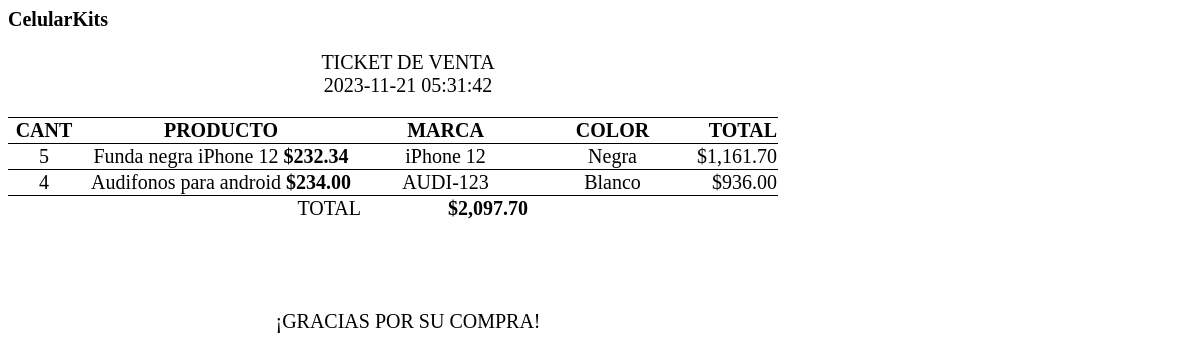
/imprimirTicket.php?id=3, run on the app's committed database.
### tables this page shows
CREATE TABLE `ventas` (
  `id` bigint(20) UNSIGNED NOT NULL,
  `fecha` datetime NOT NULL,
  `total` decimal(7,2) DEFAULT NULL
);

CREATE TABLE `productos_vendidos` (
  `id` bigint(20) UNSIGNED NOT NULL,
  `id_producto` bigint(20) UNSIGNED NOT NULL,
  `cantidad` bigint(20) UNSIGNED NOT NULL,
  `id_venta` bigint(20) UNSIGNED NOT NULL
);

CREATE TABLE `productos` (
  `id` bigint(20) UNSIGNED NOT NULL,
  `nombre` varchar(50) NOT NULL,
  `marca` varchar(50) NOT NULL,
  `codigo` varchar(255) NOT NULL,
  `color` varchar(50) NOT NULL,
  `categoria` varchar(255) NOT NULL,
  `precio` decimal(10,2) NOT NULL,
  `calidad` varchar(50) NOT NULL,
  `existencia` decimal(5,2) NOT NULL
);

### imprimirTicket.php (the view, shortened to what this page needs)
<?php
$id = $_GET["id"];
include_once "base_de_datos.php";
$sentencia = $base_de_datos->prepare("SELECT id, fecha, total FROM ventas WHERE id = ?");
$sentencia->execute([$id]);
$venta = $sentencia->fetchObject();
$sentenciaProductos = $base_de_datos->prepare("SELECT p.codigo, p.nombre, p.marca, p.color, p.precio, pv.cantidad
FROM productos p
INNER JOIN
productos_vendidos pv
ON p.id = pv.id_producto
WHERE pv.id_venta = ?");
$sentenciaProductos->execute([$id]);
$productos = $sentenciaProductos->fetchAll();
?>
<body>
    <div class="ticket">
        <h2>CelularKits</h2>
        <p class="centrado">TICKET DE VENTA
            <br><?php echo $venta->fecha; ?>
        </p>
        <table>
            <thead>
                <tr>
                    <th class="cantidad">CANT</th>
                    <th class="nom">PRODUCTO</th>
                    <th class="producto">MARCA</th>
                    <th class="producto">COLOR</th>
                    <th class="precio">TOTAL</th>
                </tr>
            </thead>
            <tbody>
                <?php
                $total = 0;
                foreach ($productos as $producto) {
                    $subtotal = $producto->precio * $producto->cantidad;
                    $total += $subtotal;
                ?>
                    <tr>
                        <td class="cantidad" style="text-align:center;"><?php echo $producto->cantidad;  ?></td>
                        <td class="nom" style="text-align:center;"><?php echo $producto->nombre;  ?> <strong>$<?php echo number_format($producto->precio, 2) ?></strong></td>
                        <td class="producto" style="text-align:center;"><?php echo $producto->marca;  ?></td>
                        <td class="producto" style="text-align:center;"><?php echo $producto->color;  ?></td>
                        <td class="precio">$<?php echo number_format($subtotal, 2)  ?></td>
                    </tr>
                <?php } ?>
                <tr>
                    <td colspan="2" style="text-align: right;">TOTAL</td>
                    <td class="precio">
                        <strong>$<?php echo number_format($total, 2) ?></strong>
                    </td>
                </tr>
            </tbody>
        </table>
        <br><br><br>
        <p class="centrado">¡GRACIAS POR SU COMPRA!
        </p>
    </div>
</body>

### imprimirTicket.php (style rules this page uses)
* { font-size: 20px; font-family: 'Times New Roman'; }
td, th, tr, table { border-top: 1px solid black; border-collapse: collapse; }
td.producto, th.producto { width: 165px; }
td.nom, th.nom { width: 280px; }
td.cantidad, th.cantidad { width: 70px; }
td.precio, th.precio { width: 50px; text-align: right; }
.centrado { text-align: center; align-content: center; }
.ticket { width: 800px; max-width: 800px; }

### data on the page
ventas: fecha "2023-11-21 05:31:42"
productos_vendidos: cantidad "5", id_producto.nombre "Funda negra iPhone 12", id_producto.precio "232.34", id_producto.marca "iPhone 12", id_producto.color "Negra", subtotal "1,161.70"
productos_vendidos: cantidad "4", id_producto.nombre "Audifonos para android", id_producto.precio "234.00", id_producto.marca "AUDI-123", id_producto.color "Blanco", subtotal "936.00"

### other printed values
$total "2,097.70"
